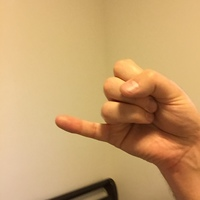
#> input picture Proyecto_ASL_to_text/DATASET_MANOS/J/J0025_test.jpg, 200 x 200 px, found by its file name
$ jupyter execute Codigo_principal.ipynb
#> lines starting #> are read from the running program, lines starting #| are printed output that depends on the picture; after the words box and inside, x2 and y2 are one past the last pixel; in counts of white or black regions, pixels touching at a corner belong together
# Traductor de lenguaje de señas empleando tecnicas de procesamiento de imagenes y video

Autor : **Daniel Eduardo Ovalle Rosas**

Las fases del proyecto son las siguientes :

1.
 - **Metodos que podria emplear.**:
    1. Binarización adaptativa
    2. Filtro gaussiano
    3. Obtener puntos de la mano.
    4. CNN

 - **Encontrar un Dataset de imagenes  o videos a emplear**

 - **Realizar un primer pre procesamiento de las imagenes**

     Aplicación de una mascara para interesarnos unicamente en la imagen.


[cell 1]
import cv2
import numpy as np
import matplotlib.pyplot as plt

**Prueba inicial con solo una imagen**

[cell 2]
#Prueba sobre una imagen
img_dir = 'D:/Personal/Imagenes-y-vision/Proyecto_ASL_to_text/DATASET_MANOS/J/J0025_test.jpg'

[cell 3]
#Preprocesamiento de la mano
def binaAdapt(In_image):   # Esta función realiza una binarización adaptativa
    image = cv2.imread(In_image)
#> image is the input picture: shape (200, 200, 3); mean B, G, R 108.5, 160.2, 200.2
    (h, w, d) = image.shape
#> h = 200; w = 200; d = 3

    width = 400
    height = 400
    dim = (width, height)

    #Redimensionar la imagen
    resized = cv2.resize(image, dim, interpolation = cv2.INTER_AREA)

    #print(image[100,100,1])
    im1_HSV = cv2.cvtColor(resized, cv2.COLOR_BGR2HSV)
#> im1_HSV: shape (400, 400, 3); mean H, S, V 17, 121.7, 200.2

    # convertir la imagen a escala de grises y difuminarla ligeramente
    gray = cv2.cvtColor(im1_HSV, cv2.COLOR_BGR2GRAY)
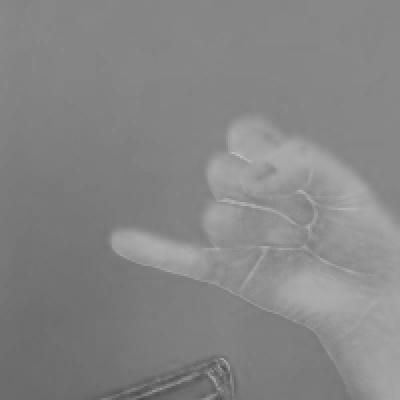
#> gray: shape (400, 400); min 75, max 188, mean 133.2
    (h1, w1) = gray.shape
#> h1 = 400; w1 = 400
  #  print(gray[100,100])
    blurred = cv2.GaussianBlur(gray, (7,7), 0)

    (T, threshInv) = cv2.threshold(gray, 0, 255,cv2.THRESH_BINARY | cv2.THRESH_OTSU)
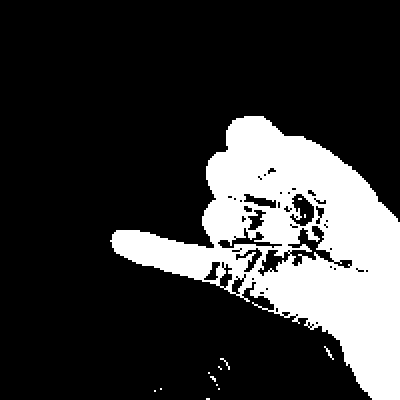
#> threshInv: shape (400, 400); 21.7% white; 13 white regions (9 under 20 px), largest, box (x1, y1, x2, y2) and area: (110, 116, 400, 400) 34520, (324, 346, 334, 360) 36, (220, 358, 230, 370) 28, (210, 376, 216, 382) 20
#> T = 141
    #cv2.imshow("Threshold", threshInv)
    print("[INFO] otsu's thresholding value: {}".format(T))
#| [INFO] otsu's thresholding value: 141.0

    # visualize only the masked regions in the image
    masked = cv2.bitwise_and(im1_HSV, im1_HSV, mask=threshInv)
#> masked: shape (400, 400, 3); mean H, S, V 2.7, 37, 38.9

    salida = cv2.cvtColor(masked, cv2.COLOR_HSV2BGR)
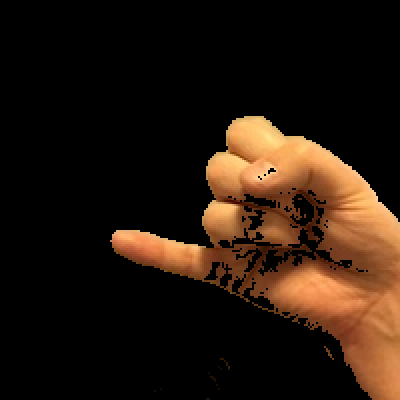
#> salida: shape (400, 400, 3); mean B, G, R 13.6, 24.3, 38.9


    return salida

$ run again, with Proyecto_ASL_to_text/DATASET_MANOS/J/J0003_test.jpg copied over Proyecto_ASL_to_text/DATASET_MANOS/J/J0025_test.jpg
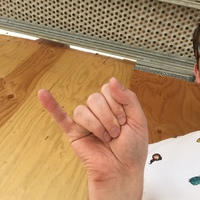
#> input picture Proyecto_ASL_to_text/DATASET_MANOS/J/J0003_test.jpg, 200 x 200 px, found by its file name
#> in binaAdapt, image is the input picture: shape (200, 200, 3); mean B, G, R 100.2, 139.5, 177.9
#> im1_HSV: shape (400, 400, 3); mean H, S, V 20.2, 115, 178
#> in binaAdapt, `(T, threshInv) = cv2.threshold(gray, 0, 255,cv2.THRESH_BINARY | cv2.TH..`:
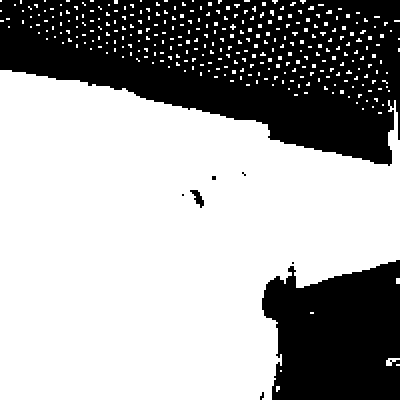
#> threshInv: shape (400, 400); 63.6% white; 8 black regions (4 under 20 px), largest, box (x1, y1, x2, y2) and area: (0, 0, 400, 166) 42168, (262, 260, 400, 400) 15868, (190, 190, 204, 208) 116, (260, 392, 264, 400) 20
#> T = 115
#| [INFO] otsu's thresholding value: 115.0
#> masked: shape (400, 400, 3); mean H, S, V 9.1, 94, 118.4
#> in binaAdapt, `salida = cv2.cvtColor(masked, cv2.COLOR_HSV2BGR)`:
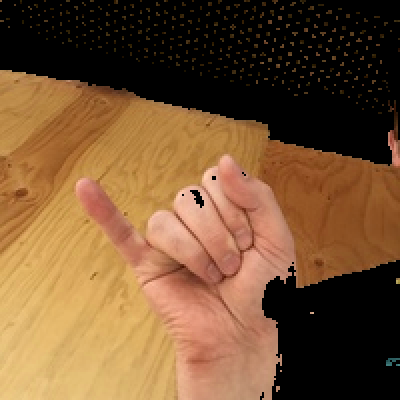
#> salida: shape (400, 400, 3); mean B, G, R 51.7, 83.9, 118.4

$ run again, with Proyecto_ASL_to_text/DATASET_MANOS/J/J0014_test.jpg copied over Proyecto_ASL_to_text/DATASET_MANOS/J/J0025_test.jpg
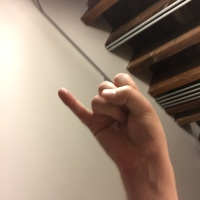
#> input picture Proyecto_ASL_to_text/DATASET_MANOS/J/J0014_test.jpg, 200 x 200 px, found by its file name
#> in binaAdapt, image is the input picture: shape (200, 200, 3); mean B, G, R 116, 132.2, 152.1
#> im1_HSV: shape (400, 400, 3); mean H, S, V 14.5, 74.1, 152.1
#> in binaAdapt, `(T, threshInv) = cv2.threshold(gray, 0, 255,cv2.THRESH_BINARY | cv2.TH..`:
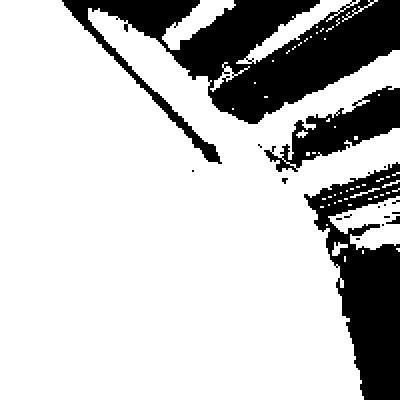
#> threshInv: shape (400, 400); 77.2% white; 17 black regions (12 under 20 px), largest, box (x1, y1, x2, y2) and area: (62, 0, 400, 164) 20776, (304, 162, 400, 400) 11008, (264, 86, 400, 172) 4516, (386, 216, 400, 224) 60, (282, 178, 288, 184) 24
#> T = 81
#| [INFO] otsu's thresholding value: 81.0
#> masked: shape (400, 400, 3); mean H, S, V 11.2, 58.5, 134.3
#> in binaAdapt, `salida = cv2.cvtColor(masked, cv2.COLOR_HSV2BGR)`:
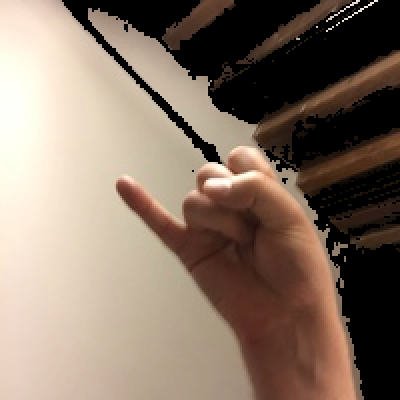
#> salida: shape (400, 400, 3); mean B, G, R 102.1, 116.4, 134.3
